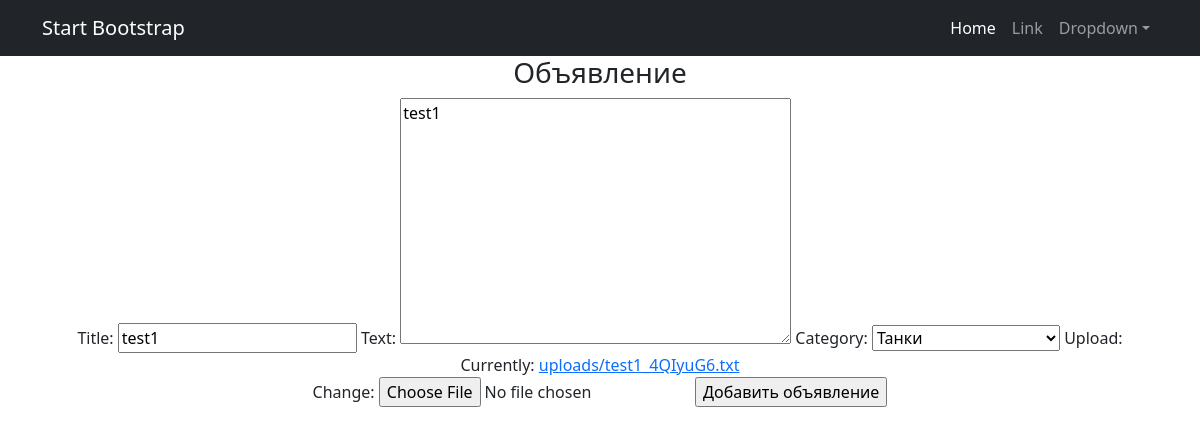
The app's page /posts/create/2 (signed in) with its own data.
### boardApp/models.py (models this page shows, shortened)
class Post(models.Model):
    TYPE = (
        ('tank', 'Танки'),
        ('heal', 'Хилы'),
        ('dd', 'ДД'),
        ('merchants', 'Торговцы'),
        ('guildmasters', 'Гилдмастеры'),
        ('qestgivers', 'Квестгиверы'),
        ('blacksmiths', 'Кузнецы'),
        ('leatherworkers', 'Кожевники'),
        ('potions', 'Зельевары'),
        ('spellmasters', 'Мастера заклинаний'),
    )
    author = models.ForeignKey(User, on_delete=models.CASCADE)
    title = models.CharField(max_length=64)
    text = models.TextField()
    category = models.CharField(max_length=14, choices=TYPE, default='tank')
    upload = models.FileField(upload_to='uploads/')

### boardApp/views.py (the view)
# urls.py: path('create/<int:pk>', PostUpdate.as_view(), name='post_update'),
class PostUpdate(LoginRequiredMixin, UpdateView):
    template_name = 'post_create.html'
    form_class = PostForm
    def get_object(self, **kwargs):
        id = self.kwargs.get('pk')
        return Post.objects.get(pk=id)

### boardApp/forms.py
class PostForm(ModelForm):
    class Meta:
        model = Post
        fields = ['title', 'text', 'category', 'upload']

### templates/post_create.html (shortened to what this page needs)
{% extends 'flatpages/default.html' %}
{% block content %}
<h3>Объявление</h3>
<form method="POST" enctype="multipart/form-data">
    {{ form }}
    <input type="submit" value="Добавить объявление">
</form>
{% endblock content %}

### records on screen
Post: title "test1", text "test1", category "Танки"
